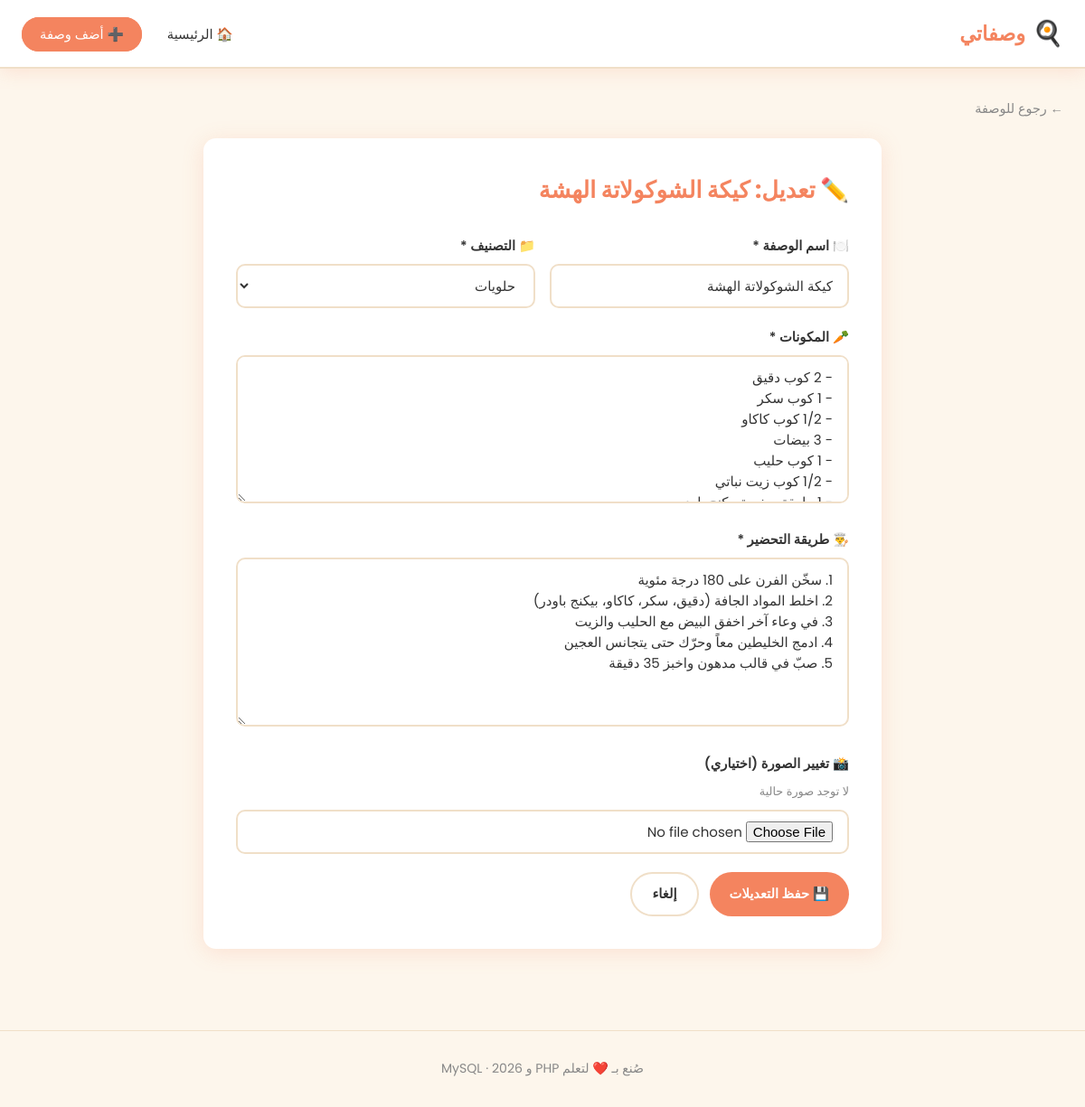
The page /edit.php?id=1 on the database as committed earlier.
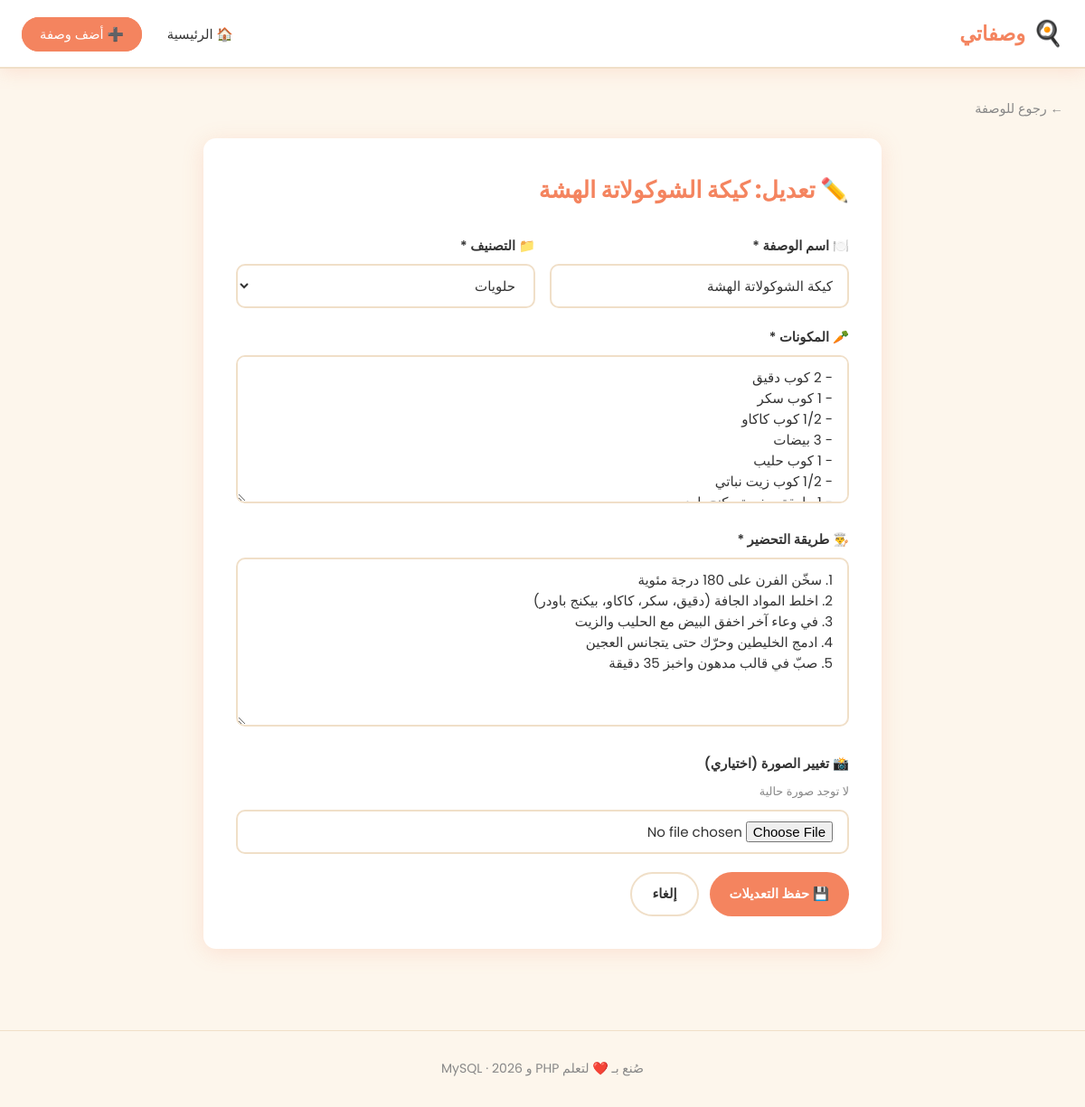
The same page on the database as committed later.
### tables this page shows
CREATE TABLE IF NOT EXISTS recipes (
    id           INT AUTO_INCREMENT PRIMARY KEY,
    title        VARCHAR(255) NOT NULL              COMMENT 'اسم الوصفة',
    category     VARCHAR(100) NOT NULL              COMMENT 'التصنيف (حلويات، أكلات، عصائر...)',
    ingredients  TEXT         NOT NULL              COMMENT 'المكونات',
    instructions TEXT         NOT NULL              COMMENT 'طريقة التحضير',
    image        VARCHAR(255) DEFAULT 'default.jpg' COMMENT 'اسم ملف الصورة',
    likes        INT          DEFAULT 0             COMMENT 'عدد الإعجابات',
    created_at   DATETIME     DEFAULT CURRENT_TIMESTAMP COMMENT 'تاريخ الإضافة'
);

### classes/Recipe.php (called while the page is built, shortened)
<?php
class Recipe {
    private $pdo;
    public function __construct($pdo) {
        $this->pdo = $pdo;
    }
    public function getById($id) {
        $stmt = $this->pdo->prepare("SELECT * FROM recipes WHERE id = ?");
        $stmt->execute([$id]);
        return $stmt->fetch();
    }
}

### edit.php (the view, shortened to what this page needs)
<?php
require_once 'config.php';
require_once 'classes/Recipe.php';
$pdo = getConnection();
$recipeObj = new Recipe($pdo);
$id = isset($_GET['id']) ? (int)$_GET['id'] : 0;
$recipe = $recipeObj->getById($id);
$categories = ['أكلات', 'حلويات', 'عصائر', 'سلطات', 'شوربات', 'مقبلات', 'مشروبات'];
?>
<!DOCTYPE html>
<html lang="ar" dir="rtl">
<head>
    <link rel="stylesheet" href="assets/style.css">
</head>
<body>
<nav class="navbar">
    <div class="navbar-inner">
        <a href="index.php" class="navbar-logo"><span class="emoji">🍳</span> وصفاتي</a>
        <ul class="navbar-links">
            <li><a href="index.php">🏠 الرئيسية</a></li>
            <li><a href="add.php" class="btn-add">➕ أضف وصفة</a></li>
        </ul>
    </div>
</nav>
<div class="container">
    <a href="view.php?id=<?= $id ?>" class="back-link">← رجوع للوصفة</a>
    <div class="form-card">
        <h1 class="form-title">✏️ تعديل: <?= htmlspecialchars($recipe['title']) ?></h1>
        <form method="POST" action="edit.php?id=<?= $id ?>" enctype="multipart/form-data">
            <div class="form-row">
                <div class="form-group">
                    <label for="title">🍽️ اسم الوصفة *</label>
                    <input
                        type="text"
                        id="title"
                        name="title"
                        value="<?= htmlspecialchars($recipe['title']) ?>"
                        required
                        maxlength="255"
                    >
                </div>
                <div class="form-group">
                    <label for="category">📁 التصنيف *</label>
                    <select id="category" name="category" required>
                        <?php foreach ($categories as $cat): ?>
                            <option value="<?= $cat ?>"
                                <?= ($recipe['category'] === $cat) ? 'selected' : '' ?>>
                                <?= $cat ?>
                            </option>
                        <?php endforeach; ?>
                    </select>
                </div>
            </div>
            <div class="form-group">
                <label for="ingredients">🥕 المكونات *</label>
                <textarea id="ingredients" name="ingredients" required rows="6">
<?= htmlspecialchars($recipe['ingredients']) ?></textarea>
            </div>
            <div class="form-group">
                <label for="instructions">👨‍🍳 طريقة التحضير *</label>
                <textarea id="instructions" name="instructions" required rows="7">
<?= htmlspecialchars($recipe['instructions']) ?></textarea>
            </div>
            <div class="form-group">
                <label for="image">📸 تغيير الصورة (اختياري)</label>
                <?php
                $currentImgExists = ($recipe['image'] !== 'default.jpg' && file_exists(UPLOAD_DIR . $recipe['image']));
                ?>
                <?php if ($currentImgExists): ?>
                    <div class="current-image-preview">
                        <img src="<?= htmlspecialchars(UPLOAD_URL . $recipe['image']) ?>"
                             alt="الصورة الحالية">
                    </div>
                    <p class="form-hint">⬆️ هذه هي الصورة الحالية. ارفع صورة جديدة لتغييرها</p>
                <?php else: ?>
                    <p class="form-hint">لا توجد صورة حالية</p>
                <?php endif; ?>
                <input
                    type="file"
                    id="image"
                    name="image"
                    accept="image/*"
                    onchange="previewImage(this)"
                    style="margin-top:10px;"
                >
            </div>
            <div style="display:flex; gap:12px; margin-top:10px;">
                <button type="submit" class="btn btn-primary">💾 حفظ التعديلات</button>
                <a href="view.php?id=<?= $id ?>" class="btn btn-secondary">إلغاء</a>
            </div>
        </form>
    </div>
</div>
<footer class="footer">
    <p>صُنع بـ <span>❤️</span> لتعلم PHP و MySQL · <?= date('Y') ?></p>
</footer>
</body>
</html>

Rows that differ between the two databases and show on the page:
changed recipes "كيكة الشوكولاتة الهشة": instructions "…والزيت 4. ادمج الخليطين معاً وحرّك حتى يتجانس العجين…" → "…والزيت 4. ادمج الخليطين وحرّك حتى يتجانس العجين…"
